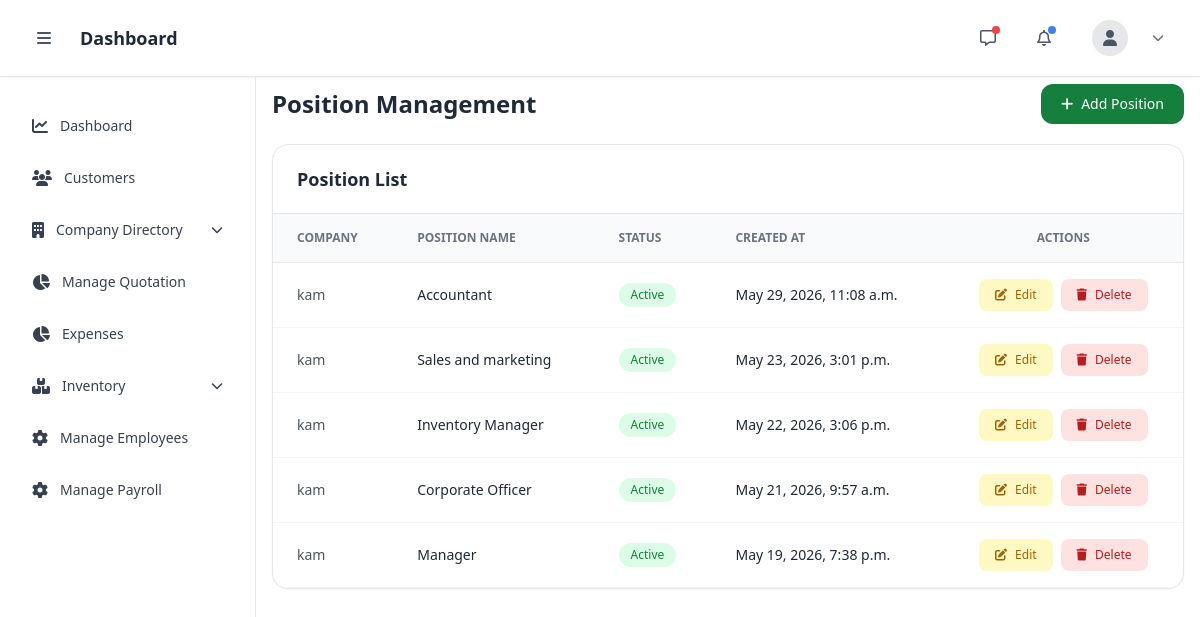
/positions/, run on the app's committed database.
### accounts/models.py (models this page shows, shortened)
class Position(models.Model):
    company = models.ForeignKey(
        Company,
        on_delete=models.CASCADE
    )
    name = models.CharField(max_length=255)
    description = models.TextField(
        blank=True,
        null=True
    )
    is_active = models.BooleanField(default=True)
    created_at = models.DateTimeField(auto_now_add=True)
    updated_at = models.DateTimeField(auto_now=True)

class Company(models.Model):
    name = models.CharField(max_length=255)
    code = models.CharField(
        max_length=50,
        unique=True
    )
    email = models.EmailField(
        blank=True,
        null=True
    )
    phone = models.CharField(
        max_length=30,
        blank=True,
        null=True
    )
    address = models.TextField(
        blank=True,
        null=True
    )
    is_active = models.BooleanField(default=True)
    created_at = models.DateTimeField(auto_now_add=True)
    updated_at = models.DateTimeField(auto_now=True)
    def __str__(self):
        return self.name

### accounts/views.py (the view, shortened to what this page needs)
def position_view(request):
    form = PositionForm()
    positions = Position.objects.select_related(
        'company'
    ).all().order_by('-created_at')
    context = {
        'form': form,
        'positions': positions
    }
    return render(
        request,
        'manager/position.html',
        context
    )

### templates/manager/position.html (shortened to what this page needs)
{% extends 'manager/base.html' %}
{% block content %}
{% include 'manager/nav.html' %}
{% include 'manager/sidebar.html' %}
<link rel="stylesheet"
      href="https://cdnjs.cloudflare.com/ajax/libs/font-awesome/6.5.1/css/all.min.css">
<div class="sm:ml-64 mt-16 px-4 py-5 min-h-screen">
    <div class="w-full">
        <div class="flex items-center justify-between mb-5">
            <h1 class="text-2xl font-semibold text-gray-800">
                Position Management
            </h1>
            <button
                onclick="openCreateModal()"
                class="inline-flex items-center gap-2 bg-green-700 hover:bg-green-800 text-white text-sm font-medium px-5 py-2.5 rounded-xl transition">
                <i class="fa-solid fa-plus"></i>
                Add Position
            </button>
        </div>
        <div class="overflow-x-auto bg-white rounded-2xl border border-gray-200 shadow-sm">
            <div class="px-6 py-5 border-b border-gray-200">
                <h2 class="text-lg font-semibold text-gray-800">
                    Position List
                </h2>
            </div>
            <table class="w-full text-sm text-left text-gray-600">
                <thead class="bg-gray-50 border-b border-gray-200 text-xs uppercase text-gray-500">
                    <tr>
                        <th class="px-6 py-4">
                            Company
                        </th>
                        <th class="px-6 py-4">
                            Position Name
                        </th>
                        <th class="px-6 py-4">
                            Status
                        </th>
                        <th class="px-6 py-4">
                            Created At
                        </th>
                        <th class="px-6 py-4 text-center">
                            Actions
                        </th>
                    </tr>
                </thead>
                <tbody>
                    {% if positions %}
                        {% for position in positions %}
                        <tr class="border-b border-gray-100 hover:bg-gray-50 transition">
                            <td class="px-6 py-4">
                                {{ position.company.name }}
                            </td>
                            <td class="px-6 py-4 font-medium text-gray-800">
                                {{ position.name }}
                            </td>
                            <td class="px-6 py-4">
                                {% if position.is_active %}
                                <span class="inline-flex items-center px-3 py-1 rounded-full text-xs font-medium bg-green-100 text-green-700">
                                    Active
                                </span>
                                {% else %}
                                <span class="inline-flex items-center px-3 py-1 rounded-full text-xs font-medium bg-red-100 text-red-700">
                                    Inactive
                                </span>
                                {% endif %}
                            </td>
                            <td class="px-6 py-4 font-medium text-gray-800">
                                {{ position.created_at }}
                            </td>
                            <td class="px-6 py-4">
                                <div class="flex items-center justify-center gap-2">
                                    <button
                                        onclick="openEditModal(
                                            '{{ position.id }}',
                                            '{{ position.company.id }}',
                                            '{{ position.name }}',
                                            `{{ position.description|default:'' }}`,
                                            '{{ position.is_active }}'
                                        )"
                                        class="inline-flex items-center gap-2 bg-yellow-100 hover:bg-yellow-200 text-yellow-700 px-4 py-2 rounded-lg text-xs font-medium transition">
                                        <i class="fa-solid fa-pen-to-square"></i>
                                        Edit
                                    </button>
                                    <form method="POST">
                                        <button
                                            type="submit"
                                            name="delete_position"
                                            onclick="return confirm('Delete this position?')"
                                            class="inline-flex items-center gap-2 bg-red-100 hover:bg-red-200 text-red-700 px-4 py-2 rounded-lg text-xs font-medium transition">
                                            <i class="fa-solid fa-trash"></i>
                                            Delete
                                        </button>
                                    </form>
                                </div>
                            </td>
                        </tr>
                        {% endfor %}
                    {% endif %}
                </tbody>
            </table>
        </div>
    </div>
</div>
{% endblock %}

### data on the page
Position: company.name "kam", name "Accountant", is_active "Active", created_at "May 29, 2026, 11:08 a.m."
Position: company.name "kam", name "Sales and marketing", is_active "Active", created_at "May 23, 2026, 3:01 p.m."
Position: company.name "kam", name "Inventory Manager", is_active "Active", created_at "May 22, 2026, 3:06 p.m."
Position: company.name "kam", name "Corporate Officer", is_active "Active", created_at "May 21, 2026, 9:57 a.m."
Position: company.name "kam", name "Manager", is_active "Active", created_at "May 19, 2026, 7:38 p.m."
